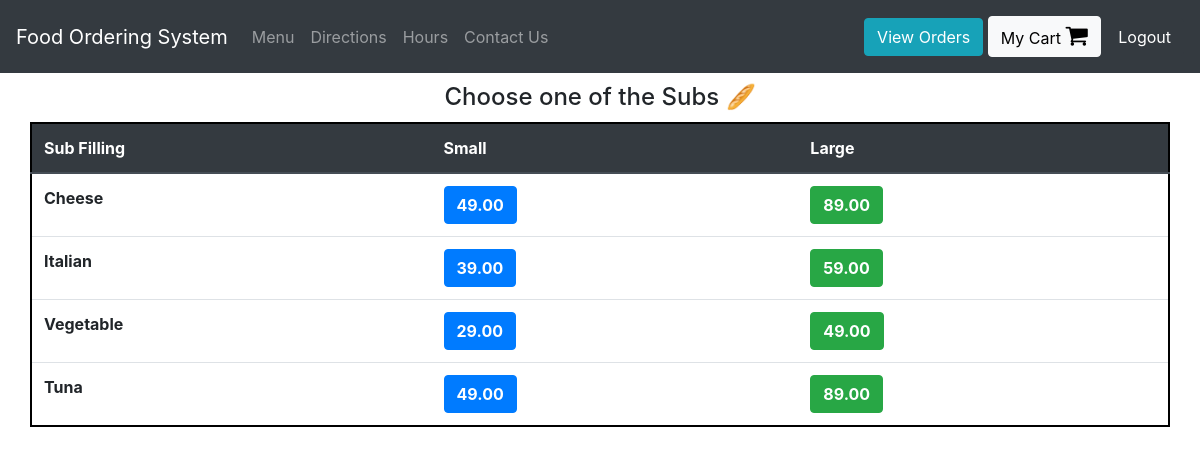
/Subs (signed in), run on the app's committed database.
### orders/models.py (models this page shows, shortened)
class Sub(models.Model):
    sub_filling = models.CharField(max_length=200)
    small_price = models.DecimalField(max_digits=6, decimal_places=2)
    large_price = models.DecimalField(max_digits=6, decimal_places=2)

### orders/views.py (the view)
# urls.py: path("Subs", views.subs, name="subs"),
def subs(request):
    if request.user.is_authenticated:
        return render(request, "orders/sub.html", context = {"dishes":Sub.objects.all})
    else:
        return redirect("orders:login")

### orders/templates/orders/sub.html
{% extends 'orders/header.html' %}
{% block content %}
    <div class="container">
      <h4 style="margin:10px; text-align:center;"> Choose one of the Subs &#x1f956 </h4>
      <div class="row justify-content-center" >
        <table class="table"  style="border: 2px solid black">
          <thead class="thead-dark">
            <tr>
              <th scope="col">Sub Filling</th>
              <th scope="col">Small</th>
              <th scope="col">Large</th>
            </tr>
          </thead>
          <tbody>
            {% for dish in dishes %}
              <tr>
                <th>{{dish.sub_filling}}</th>
                <td><button type="button" class="btn btn-primary" onclick="add_to_cart({item_description:'Small Sub - {{dish.sub_filling}}' , price:{{dish.small_price}} })"><strong>{{dish.small_price}}</strong></button></td>
                <td><button type="button" class="btn btn-success" onclick="add_to_cart({item_description:'Large Sub - {{dish.sub_filling}}' , price:{{dish.large_price}} })"><strong>{{dish.large_price}}</strong></button></td>
              </tr>
            {% endfor %}
          </tbody>
        </table>
      </div>
    </div>
{% endblock %}

### data on the page
Sub: sub_filling "Cheese", small_price "49.00", large_price "89.00"
Sub: sub_filling "Italian", small_price "39.00", large_price "59.00"
Sub: sub_filling "Vegetable", small_price "29.00", large_price "49.00"
Sub: sub_filling "Tuna", small_price "49.00", large_price "89.00"
